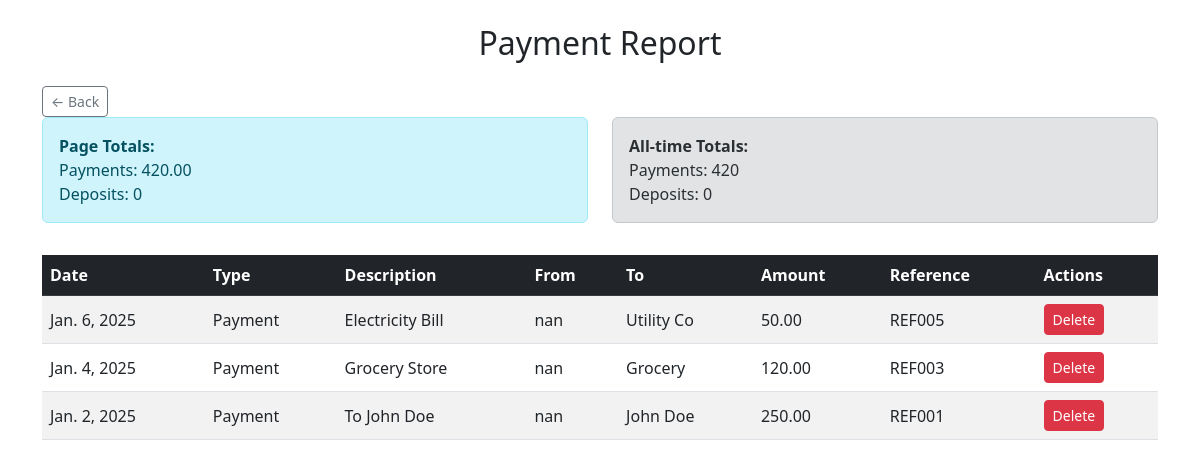
The page /transactions/payments/ on the database its author committed.
### bank_recon/models.py (models this page shows, shortened)
class Transaction(models.Model):
    TRANSACTION_TYPES = [
        ('payment', 'Payment'),
        ('deposit', 'Deposit'),
    ]
    type = models.CharField(max_length=50, blank=True, null=True)  # e.g., 'salary', 'purchase'
    date = models.DateField()
    transaction_type = models.CharField(max_length=10, choices=TRANSACTION_TYPES)
    reference = models.CharField(max_length=100)
    description = models.TextField()
    amount = models.DecimalField(max_digits=12, decimal_places=2)
    from_person = models.CharField(max_length=100, blank=True, null=True)
    to_person = models.CharField(max_length=100, blank=True, null=True)
    uploaded_at = models.DateTimeField(auto_now_add=True)

### bank_recon/views.py (the view)
# urls.py: path('payments/', views.payment_report, name='payment_report'),
def payment_report(request):
    payments = Transaction.objects.filter(transaction_type='payment').order_by('-date')
    return render_transaction_report(request, payments, title="Payment Report")

### bank_recon/views.py (called while the page is built)
def render_transaction_report(request, queryset, title):
    paginator = Paginator(queryset, 10)
    page_number = request.GET.get('page')
    page_obj = paginator.get_page(page_number)
    total = queryset.aggregate(Sum('amount'))['amount__sum'] or 0
    page_total = sum(t.amount for t in page_obj)
    context = {
        'page_obj': page_obj,
        'total_payments': total if title.startswith("Payment") else 0,
        'total_deposits': total if title.startswith("Deposit") else 0,
        'page_payments_total': page_total if title.startswith("Payment") else 0,
        'page_deposits_total': page_total if title.startswith("Deposit") else 0,
        'title': title,
    }
    return render(request, 'bank_recon/transactions.html', context)

### bank_recon/templates/bank_recon/transactions.html (shortened to what this page needs)
{% load static %}
<!DOCTYPE html>
<html lang="en">
<head>
    <link href="https://cdn.jsdelivr.net/npm/bootstrap@5.3.0/dist/css/bootstrap.min.css" rel="stylesheet" />
</head>
<body>
<div class="container my-4">
    <h2 class="mb-4 text-center">{% if title %}{{ title }}{% else %}All Transactions{% endif %}</h2>
    <a href="{% url 'dashboard' %}" class="btn btn-outline-secondary btn-sm">← Back</a>
    <div class="row mb-3">
        <div class="col-md-6">
            <div class="alert alert-info">
                <strong>Page Totals:</strong><br />
                Payments: {{ page_payments_total|default:"0" }}<br />
                Deposits: {{ page_deposits_total|default:"0" }}
            </div>
        </div>
        <div class="col-md-6">
            <div class="alert alert-secondary">
                <strong>All-time Totals:</strong><br />
                Payments: {{ total_payments|default:"0" }}<br />
                Deposits: {{ total_deposits|default:"0" }}
            </div>
        </div>
    </div>
    <div class="table-responsive">
        <table class="table table-striped table-hover align-middle">
            <thead class="table-dark">
                <tr>
                    <th>Date</th>
                    <th>Type</th>
                    <th>Description</th>
                    <th>From</th>
                    <th>To</th>
                    <th>Amount</th>
                    <th>Reference</th>
                    <th>Actions</th>
                </tr>
            </thead>
            <tbody>
            {% if page_obj %}
                {% for txn in page_obj %}
                    <tr>
                        <td>{{ txn.date }}</td>
                        <td class="text-capitalize">{{ txn.transaction_type }}</td>
                        <td>{{ txn.description|default:"-" }}</td>
                        <td>{{ txn.from_person|default:"-" }}</td>
                        <td>{{ txn.to_person|default:"-" }}</td>
                        <td>{{ txn.amount }}</td>
                        <td>{{ txn.reference|default:"-" }}</td>
                        <td>
                            <a href="{% url 'delete_transaction' txn.pk %}" class="btn btn-sm btn-danger"
                               onclick="return confirm('Are you sure you want to delete this transaction?');">
                               Delete
                            </a>
                        </td>
                    </tr>
                {% endfor %}
            {% else %}
                <tr>
                    <td colspan="8" class="text-center">No transactions found.</td>
                </tr>
            {% endif %}
            </tbody>
        </table>
    </div>
</div>
</body>
</html>

### rows shown on the page
Transaction: date "Jan. 6, 2025", transaction_type "Payment", description "Electricity Bill", from_person "nan", to_person "Utility Co", amount "50.00", reference "REF005"
Transaction: date "Jan. 4, 2025", transaction_type "Payment", description "Grocery Store", from_person "nan", to_person "Grocery", amount "120.00", reference "REF003"
Transaction: date "Jan. 2, 2025", transaction_type "Payment", description "To John Doe", from_person "nan", to_person "John Doe", amount "250.00", reference "REF001"

### other values the page prints
{{ title }} "Payment Report"
{{ page_payments_total|default:"0" }} "420.00"
{{ page_deposits_total|default:"0" }} "0"
{{ total_payments|default:"0" }} "420"
{{ total_deposits|default:"0" }} "0"
